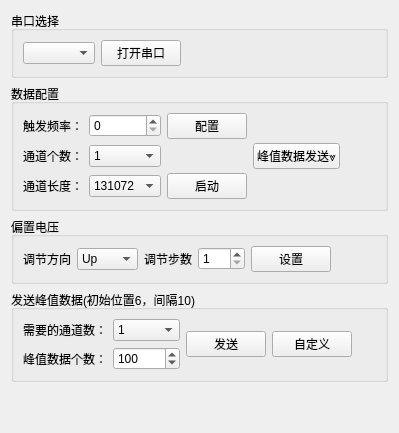
      <widget class="QWidget" name="tab">
       <attribute name="icon">
        <iconset resource="images.qrc">
         <normaloff>:/icon/跑道.png</normaloff>:/icon/跑道.png</iconset>
       </attribute>
       <attribute name="title">
        <string>超长距离</string>
       </attribute>
       <layout class="QVBoxLayout" name="verticalLayout">
        <item>
         <widget class="QGroupBox" name="groupBox_16">
          <property name="title">
           <string>串口选择</string>
          </property>
          <layout class="QHBoxLayout" name="horizontalLayout_2">
           <item>
            <widget class="QComboBox" name="comboBox_com_7"/>
           </item>
           <item>
            <widget class="QPushButton" name="pushButton_changer_7">
             <property name="styleSheet">
              <string notr="true"/>
             </property>
             <property name="text">
              <string>打开串口</string>
             </property>
            </widget>
           </item>
           <item>
            <spacer name="horizontalSpacer_7">
             <property name="orientation">
              <enum>Qt::Horizontal</enum>
             </property>
             <property name="sizeHint" stdset="0">
              <size>
               <width>40</width>
               <height>20</height>
              </size>
             </property>
            </spacer>
           </item>
          </layout>
         </widget>
        </item>
        <item>
         <widget class="QGroupBox" name="groupBox_17">
          <property name="title">
           <string>数据配置</string>
          </property>
          <layout class="QHBoxLayout" name="horizontalLayout_3">
           <item>
            <layout class="QGridLayout" name="gridLayout_11">
             <property name="sizeConstraint">
              <enum>QLayout::SetDefaultConstraint</enum>
             </property>
             <item row="0" column="0">
              <widget class="QLabel" name="label_23">
               <property name="styleSheet">
                <string notr="true"/>
               </property>
               <property name="text">
                <string>触发频率：</string>
               </property>
              </widget>
             </item>
             <item row="0" column="1">
              <widget class="QSpinBox" name="spinBox_freq_3">
               <property name="styleSheet">
                <string notr="true"/>
               </property>
               <property name="maximum">
                <number>65535</number>
               </property>
               <property name="singleStep">
                <number>100</number>
               </property>
              </widget>
             </item>
             <item row="0" column="2">
              <widget class="QPushButton" name="pushButton_set_6">
               <property name="styleSheet">
                <string notr="true"/>
               </property>
               <property name="text">
                <string>配置</string>
               </property>
              </widget>
             </item>
             <item row="1" column="0">
              <widget class="QLabel" name="label_25">
               <property name="text">
                <string>通道个数：</string>
               </property>
              </widget>
             </item>
             <item row="1" column="1">
              <widget class="QComboBox" name="comboBox_chancount_2">
               <property name="currentIndex">
                <number>0</number>
               </property>
               <item>
                <property name="text">
                 <string>1</string>
                </property>
               </item>
               <item>
                <property name="text">
                 <string>2</string>
                </property>
               </item>
               <item>
                <property name="text">
                 <string>3</string>
                </property>
               </item>
               <item>
                <property name="text">
                 <string>4</string>
                </property>
               </item>
              </widget>
             </item>
             <item row="2" column="0">
              <widget class="QLabel" name="label_24">
               <property name="text">
                <string>通道长度：</string>
               </property>
              </widget>
             </item>
             <item row="2" column="1">
              <widget class="QComboBox" name="comboBox_len_2">
               <property name="editable">
                <bool>false</bool>
               </property>
               <property name="currentIndex">
                <number>2</number>
               </property>
               <item>
                <property name="text">
                 <string>32768</string>
                </property>
               </item>
               <item>
                <property name="text">
                 <string>65536</string>
                </property>
               </item>
               <item>
                <property name="text">
                 <string>131072</string>
                </property>
               </item>
              </widget>
             </item>
             <item row="2" column="2">
              <widget class="QPushButton" name="pushButton_start_2">
               <property name="styleSheet">
                <string notr="true"/>
               </property>
               <property name="text">
                <string>启动</string>
               </property>
              </widget>
             </item>
            </layout>
           </item>
           <item>
            <widget class="QPushButton" name="pushButton_advance_2">
             <property name="text">
              <string>峰值数据发送⩔</string>
             </property>
            </widget>
           </item>
           <item>
            <spacer name="horizontalSpacer_5">
             <property name="orientation">
              <enum>Qt::Horizontal</enum>
             </property>
             <property name="sizeHint" stdset="0">
              <size>
               <width>0</width>
               <height>20</height>
              </size>
             </property>
            </spacer>
           </item>
          </layout>
         </widget>
        </item>
        <item>
         <widget class="QGroupBox" name="groupBox_bias_2">
          <property name="title">
           <string>偏置电压</string>
          </property>
          <layout class="QHBoxLayout" name="horizontalLayout_17">
           <item>
            <widget class="QLabel" name="label_37">
             <property name="text">
              <string>调节方向</string>
             </property>
            </widget>
           </item>
           <item>
            <widget class="QComboBox" name="comboBox_bias_2">
             <item>
              <property name="text">
               <string>Up</string>
              </property>
             </item>
             <item>
              <property name="text">
               <string>Down</string>
              </property>
             </item>
            </widget>
           </item>
           <item>
            <widget class="QLabel" name="label_38">
             <property name="text">
              <string>调节步数</string>
             </property>
            </widget>
           </item>
           <item>
            <widget class="QSpinBox" name="spinBox_bias_2">
             <property name="minimum">
              <number>1</number>
             </property>
             <property name="maximum">
              <number>128</number>
             </property>
            </widget>
           </item>
           <item>
            <widget class="QPushButton" name="pushButton_bias_2">
             <property name="text">
              <string>设置</string>
             </property>
            </widget>
           </item>
           <item>
            <spacer name="horizontalSpacer_40">
             <property name="orientation">
              <enum>Qt::Horizontal</enum>
             </property>
             <property name="sizeHint" stdset="0">
              <size>
               <width>40</width>
               <height>20</height>
              </size>
             </property>
            </spacer>
           </item>
          </layout>
         </widget>
        </item>
        <item>
         <widget class="QGroupBox" name="groupBox_advance_2">
          <property name="title">
           <string>发送峰值数据(初始位置6，间隔10)</string>
          </property>
          <layout class="QHBoxLayout" name="horizontalLayout_6">
           <item>
            <layout class="QGridLayout" name="gridLayout_12">
             <item row="0" column="0">
              <widget class="QLabel" name="label_21">
               <property name="text">
                <string>需要的通道数：</string>
               </property>
              </widget>
             </item>
             <item row="0" column="1">
              <widget class="QComboBox" name="comboBox_chan_2">
               <property name="currentIndex">
                <number>0</number>
               </property>
               <item>
                <property name="text">
                 <string>1</string>
                </property>
               </item>
               <item>
                <property name="text">
                 <string>2</string>
                </property>
               </item>
               <item>
                <property name="text">
                 <string>3</string>
                </property>
               </item>
               <item>
                <property name="text">
                 <string>4</string>
                </property>
               </item>
              </widget>
             </item>
             <item row="1" column="0">
              <widget class="QLabel" name="label_22">
               <property name="text">
                <string>峰值数据个数：</string>
               </property>
              </widget>
             </item>
             <item row="1" column="1">
              <widget class="QSpinBox" name="spinBox_peak_num_2">
               <property name="maximum">
                <number>160000</number>
               </property>
               <property name="singleStep">
                <number>10</number>
               </property>
               <property name="value">
                <number>100</number>
               </property>
              </widget>
             </item>
            </layout>
           </item>
           <item>
            <widget class="QPushButton" name="pushButton_peadsend_2">
             <property name="text">
              <string>发送</string>
             </property>
            </widget>
           </item>
           <item>
            <widget class="QPushButton" name="pushButton_personal_2">
             <property name="text">
              <string>自定义</string>
             </property>
            </widget>
           </item>
           <item>
            <spacer name="horizontalSpacer_6">
             <property name="orientation">
              <enum>Qt::Horizontal</enum>
             </property>
             <property name="sizeHint" stdset="0">
              <size>
               <width>24</width>
               <height>20</height>
              </size>
             </property>
            </spacer>
           </item>
          </layout>
         </widget>
        </item>
        <item>
         <spacer name="verticalSpacer_2">
          <property name="orientation">
           <enum>Qt::Vertical</enum>
          </property>
          <property name="sizeHint" stdset="0">
           <size>
            <width>20</width>
            <height>40</height>
           </size>
          </property>
         </spacer>
        </item>
       </layout>
      </widget>
